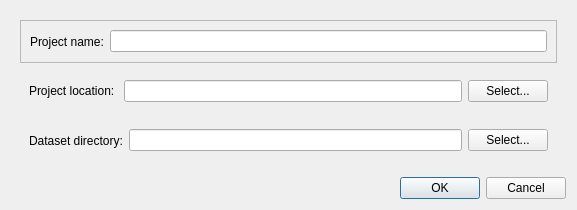
<?xml version="1.0" encoding="UTF-8"?>
<ui version="4.0">
 <class>ProjectCreation</class>
 <widget class="QDialog" name="ProjectCreation">
  <property name="geometry">
   <rect>
    <x>0</x>
    <y>0</y>
    <width>577</width>
    <height>210</height>
   </rect>
  </property>
  <property name="windowTitle">
   <string>Dialog</string>
  </property>
  <layout class="QVBoxLayout" name="verticalLayout">
   <item>
    <widget class="QWidget" name="widget" native="true">
     <layout class="QVBoxLayout" name="verticalLayout_2">
      <item>
       <widget class="QFrame" name="frame">
        <property name="frameShape">
         <enum>QFrame::StyledPanel</enum>
        </property>
        <property name="frameShadow">
         <enum>QFrame::Raised</enum>
        </property>
        <layout class="QHBoxLayout" name="horizontalLayout">
         <item>
          <widget class="QLabel" name="label">
           <property name="text">
            <string>Project name:</string>
           </property>
          </widget>
         </item>
         <item>
          <widget class="QLineEdit" name="project_name"/>
         </item>
        </layout>
       </widget>
      </item>
      <item>
       <widget class="QWidget" name="widget_3" native="true">
        <layout class="QHBoxLayout" name="horizontalLayout_3">
         <item>
          <widget class="QLabel" name="label_3">
           <property name="text">
            <string>Project location: </string>
           </property>
          </widget>
         </item>
         <item>
          <widget class="QLineEdit" name="project_location_edit">
           <property name="readOnly">
            <bool>true</bool>
           </property>
          </widget>
         </item>
         <item>
          <widget class="QPushButton" name="project_location_button">
           <property name="text">
            <string>Select...</string>
           </property>
          </widget>
         </item>
        </layout>
       </widget>
      </item>
      <item>
       <widget class="QWidget" name="widget_2" native="true">
        <layout class="QHBoxLayout" name="horizontalLayout_2">
         <item>
          <widget class="QLabel" name="label_2">
           <property name="text">
            <string>Dataset directory:</string>
           </property>
          </widget>
         </item>
         <item>
          <widget class="QLineEdit" name="dataset_dir_edit">
           <property name="readOnly">
            <bool>true</bool>
           </property>
          </widget>
         </item>
         <item>
          <widget class="QPushButton" name="dataset_dir_button">
           <property name="text">
            <string>Select...</string>
           </property>
          </widget>
         </item>
        </layout>
       </widget>
      </item>
     </layout>
    </widget>
   </item>
   <item>
    <widget class="QDialogButtonBox" name="buttonBox">
     <property name="orientation">
      <enum>Qt::Horizontal</enum>
     </property>
     <property name="standardButtons">
      <set>QDialogButtonBox::Cancel|QDialogButtonBox::Ok</set>
     </property>
    </widget>
   </item>
  </layout>
 </widget>
 <resources/>
 <connections>
  <connection>
   <sender>buttonBox</sender>
   <signal>accepted()</signal>
   <receiver>ProjectCreation</receiver>
   <slot>accept()</slot>
   <hints>
    <hint type="sourcelabel">
     <x>248</x>
     <y>254</y>
    </hint>
    <hint type="destinationlabel">
     <x>157</x>
     <y>274</y>
    </hint>
   </hints>
  </connection>
  <connection>
   <sender>buttonBox</sender>
   <signal>rejected()</signal>
   <receiver>ProjectCreation</receiver>
   <slot>reject()</slot>
   <hints>
    <hint type="sourcelabel">
     <x>316</x>
     <y>260</y>
    </hint>
    <hint type="destinationlabel">
     <x>286</x>
     <y>274</y>
    </hint>
   </hints>
  </connection>
 </connections>
</ui>
